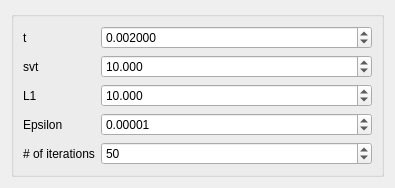
<?xml version="1.0" encoding="UTF-8"?>
<ui version="4.0">
 <class>Form</class>
 <widget class="QWidget" name="Form">
  <property name="geometry">
   <rect>
    <x>0</x>
    <y>0</y>
    <width>395</width>
    <height>180</height>
   </rect>
  </property>
  <property name="sizePolicy">
   <sizepolicy hsizetype="Ignored" vsizetype="Ignored">
    <horstretch>0</horstretch>
    <verstretch>0</verstretch>
   </sizepolicy>
  </property>
  <property name="windowTitle">
   <string>Form</string>
  </property>
  <layout class="QVBoxLayout" name="verticalLayout">
   <item>
    <widget class="QGroupBox" name="formGroupBox">
     <property name="title">
      <string/>
     </property>
     <layout class="QFormLayout" name="formLayout">
      <item row="1" column="0">
       <widget class="QLabel" name="t_label">
        <property name="text">
         <string>t</string>
        </property>
       </widget>
      </item>
      <item row="2" column="0">
       <widget class="QLabel" name="svt_label">
        <property name="text">
         <string>svt</string>
        </property>
       </widget>
      </item>
      <item row="4" column="0">
       <widget class="QLabel" name="L1_label">
        <property name="text">
         <string>L1</string>
        </property>
       </widget>
      </item>
      <item row="5" column="0">
       <widget class="QLabel" name="epsilon_label">
        <property name="text">
         <string>Epsilon</string>
        </property>
       </widget>
      </item>
      <item row="6" column="1">
       <widget class="QSpinBox" name="niter_spinBox">
        <property name="minimum">
         <number>1</number>
        </property>
        <property name="value">
         <number>50</number>
        </property>
       </widget>
      </item>
      <item row="6" column="0">
       <widget class="QLabel" name="niter_label">
        <property name="text">
         <string># of iterations</string>
        </property>
       </widget>
      </item>
      <item row="1" column="1">
       <widget class="QDoubleSpinBox" name="t_spin">
        <property name="decimals">
         <number>6</number>
        </property>
        <property name="singleStep">
         <double>0.000100000000000</double>
        </property>
        <property name="value">
         <double>0.002000000000000</double>
        </property>
       </widget>
      </item>
      <item row="2" column="1">
       <widget class="QDoubleSpinBox" name="svt_spin">
        <property name="decimals">
         <number>3</number>
        </property>
        <property name="singleStep">
         <double>0.010000000000000</double>
        </property>
        <property name="value">
         <double>10.000000000000000</double>
        </property>
       </widget>
      </item>
      <item row="4" column="1">
       <widget class="QDoubleSpinBox" name="L1_spin">
        <property name="decimals">
         <number>3</number>
        </property>
        <property name="singleStep">
         <double>0.010000000000000</double>
        </property>
        <property name="value">
         <double>10.000000000000000</double>
        </property>
       </widget>
      </item>
      <item row="5" column="1">
       <widget class="QDoubleSpinBox" name="epsilon_spin">
        <property name="decimals">
         <number>5</number>
        </property>
        <property name="singleStep">
         <double>0.000010000000000</double>
        </property>
        <property name="value">
         <double>0.000010000000000</double>
        </property>
       </widget>
      </item>
     </layout>
    </widget>
   </item>
  </layout>
 </widget>
 <resources/>
 <connections/>
</ui>
